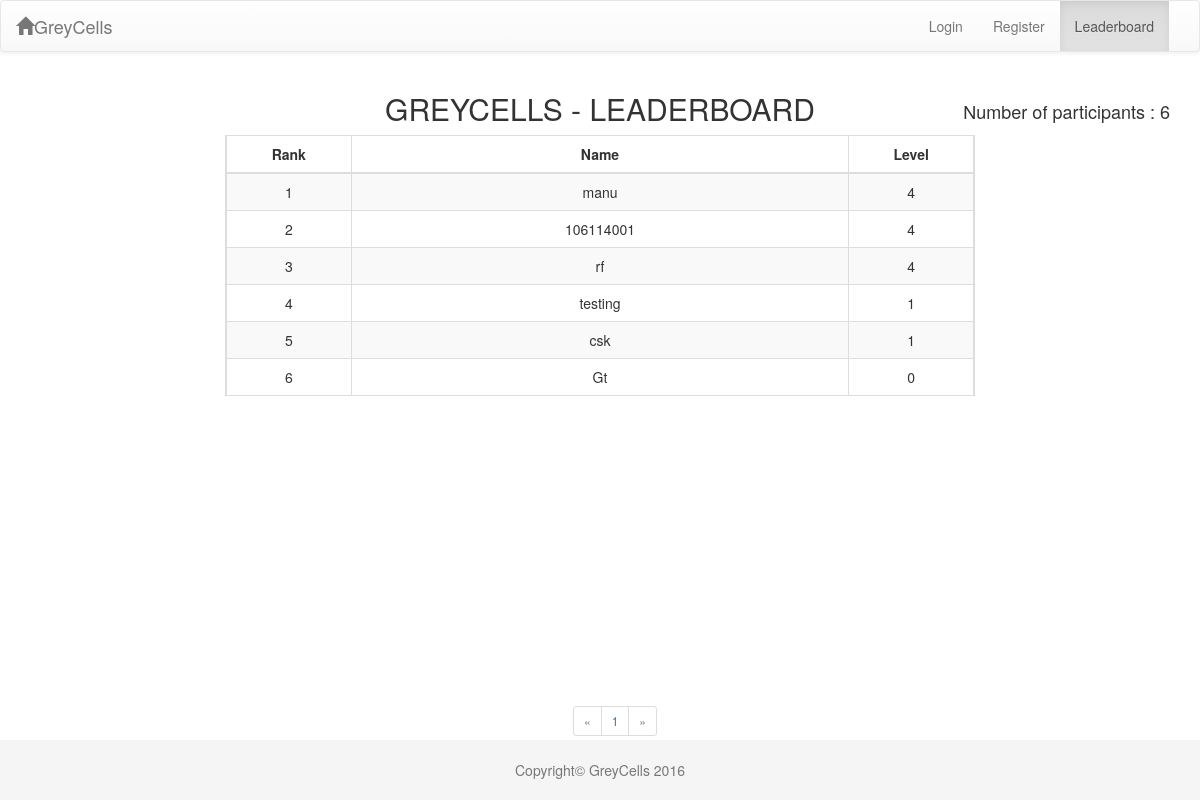
The page /users/leaderboard on the database its author committed.
### users/models.py (models this page shows, shortened)
class Participant(models.Model):
    user = models.OneToOneField(User, on_delete = models.CASCADE)
    level = models.IntegerField()
    points = models.FloatField()
    status = models.IntegerField()
    rank = models.IntegerField()
    class Meta:
        ordering = ('-level','points')

### users/views.py (the view)
def leaderboard(request):
    p = Participant.objects.all()
    c = Participant.objects.count()
    paginator = Paginator(p, 10)
    page = request.GET.get('page')
    try:
        pg = paginator.page(page)
    except PageNotAnInteger:
        pg = paginator.page(1)
    except EmptyPage:
        pg = paginator.page(paginator.num_pages)
    nos = [i+1 for i in range(pg.paginator.num_pages)]
    return render(request,"leaderboard.html",{ 'parts' : p , 'count' : c, 'page' : pg, 'nos' : nos})

### users/templates/leaderboard.html (shortened to what this page needs)
<!DOCTYPE html>
<html lang="en">
<head>
    {% load staticfiles %}
    {% load widget_tweaks %}
    <link rel="stylesheet" type="text/css" href="{% static 'bs/css/bootstrap.min.css' %}">
    <link rel="stylesheet" type="text/css" href="{% static 'bs/css/bootstrap-theme.min.css' %}">
    <link rel="stylesheet" type="text/css" href="{% static 'css/custom.css' %}">
</head>
<body>
    <div class="navbar navbar-default">
        <div class="container-fluid">
            <div class="navbar-header">
                <a class="navbar-brand" href="/"><span class="glyphicon glyphicon-home"></span>GreyCells</a>
            </div>
            <div class="collapse navbar-collapse" id="mynavbar-content">
                <ul class="nav navbar-nav pull-right">
                    <li><a href="/users/login">Login</a></li>
                    <li><a href="/users/register">Register</a></li>
                    <li class="active"><a href="/users/leaderboard">Leaderboard</a></li>
                </ul>
            </div>
        </div>
    </div>
    <div class="container">
    	<div class="row">
    		<div class="col-xs-12 col-md-6 col-md-offset-3">
    			<div class="text-center"><h2>GREYCELLS - LEADERBOARD</h2></div>
    		</div>
    		<div class="col-xs-12 col-md-3">
    			<br>
    			<div class="pull-right"><h4>Number of participants : {{ count }}</h4></div>
			</div>
		</div>
	</div>
	<div class="container">
		<div class="row">
			<div class="col-xs-12 col-md-8 col-md-offset-2">
				<table class="table table-bordered table-striped">
					<thead>
						<tr class="row">
							<th class="col-xs-2 col-md-2 text-center">Rank</th>
							<th class="col-xs-8 col-md-8 text-center">Name</th>
							<th class="col-xs-2 col-md-2 text-center">Level</th>
						</tr>
					</thead>
					<tbody>
						{% for p in parts %}
						<tr class="row">
							<td class="col-xs-2 col-md-2 text-center">{{ p.rank }}</td>
							<td class="col-xs-8 col-md-8 text-center">{{ p.user.username }}</td>
							<td class="col-xs-2 col-md-2 text-center">{{ p.level }}</td>
						</tr>
						{% endfor %}
					</tbody>
				</table>
			</div>
		</div>
		{% include "pagination.html" with page=parts %}
	</div>
	<footer class="footer">
        <div class="container">
            <br>
            <p class="text-center text-muted">Copyright&copy; GreyCells 2016</p>
        </div>
    </footer>
</body>
</html>

### users/static/css/custom.css (style rules this page uses)
html { position: relative; min-height: 100%; }
body { margin-bottom: 60px; }
.footer { position: absolute; bottom: 0; width: 100%; height: 60px; background-color: #f5f5f5; }

### users/templates/leaderboard.html (style rules this page uses)
html { position: relative; min-height: 100%; }
body { margin-bottom: 60px; }
.footer { position: absolute; bottom: 0; width: 100%; height: 60px; background-color: #f5f5f5; }

### rows shown on the page
Participant: rank "1", user.username "manu", level "4"
Participant: rank "2", user.username "106114001", level "4"
Participant: rank "3", user.username "rf", level "4"
Participant: rank "4", user.username "testing", level "1"
Participant: rank "5", user.username "csk", level "1"
Participant: rank "6", user.username "Gt", level "0"

### other values the page prints
{{ count }} "6"
{{ i }} "1"
